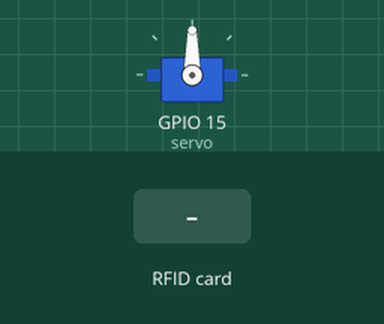
Simulated run of this sketch. Board: ESP8266 (NodeMCU). On the bench: servo. The test bench sets the inputs (shaded band). WiFi joins after 1.5 s; servers stay silent unless stated; uploads are accepted with an empty reply; what the sketch prints to the serial monitor is not drawn.

Above: at 2.7 s.
2.8 s: RFID card 5E 7A 19 C4 held to the reader
At 3.26 s:
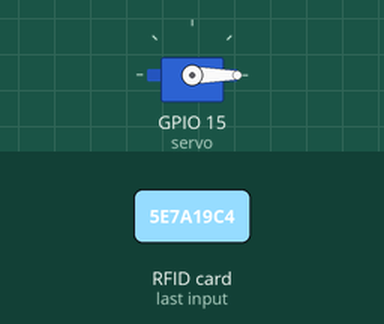
At 4.76 s:
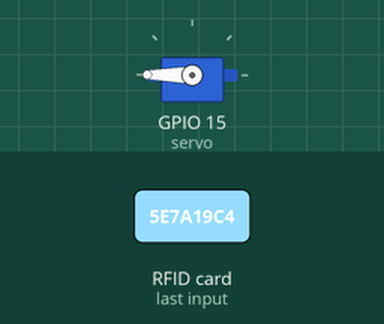
Timing chart, 0 to 6.5 s (numbered marks = the images above; inputs shaded):
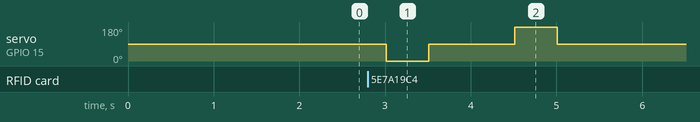

The sketch:

DumpInfo.ino
```cpp
#include <SPI.h>
#include <MFRC522.h>

#include <ESP8266WiFi.h>
#include <ESP8266HTTPClient.h>

#include <Servo.h>

#define RST_PIN         0          // Configurable, see typical pin layout above
#define SS_PIN          2         // Configurable, see typical pin layout above
MFRC522 mfrc522(SS_PIN, RST_PIN);  // Create MFRC522 instance

Servo servo;
int vel = 0;

// Sustituir por los datos de vuestro WiFi
const char* ssid = "COMTECO-96017932";
const char* password = "YZISP55131";
String url = "http://192.168.1.8:8000/api/historials";
String RFID = "";

void setup() {
	Serial.begin(9600);		// Initialize serial communications with the PC
	while (!Serial);		// Do nothing if no serial port is opened (added for Arduinos based on ATMEGA32U4)
	SPI.begin();			// Init SPI bus
	mfrc522.PCD_Init();		// Init MFRC522
	delay(4);				// Optional delay. Some board do need more time after init to be ready, see Readme
	mfrc522.PCD_DumpVersionToSerial();	// Show details of PCD - MFRC522 Card Reader details
	Serial.println(F("Scan PICC to see UID, SAK, type, and data blocks..."));

   WiFi.begin(ssid, password);
   while (WiFi.status() != WL_CONNECTED) {
      delay(500);
      Serial.print(".");
   }
   Serial.println("");
   Serial.print("Connected to WiFi network with IP Address: ");
   Serial.println(WiFi.localIP());

    servo.attach(15); //D1
    servo.write(0);
}

void loop() {

  int httpResponseCode = 0;

  vel = 90;
  servo.write(vel);

	// Si n hay una targeta en el lector
	if ( ! mfrc522.PICC_IsNewCardPresent()) {
		return;
	}

	// si la tergeta se puede leer
	if ( ! mfrc522.PICC_ReadCardSerial()) {
		return;
	}

  HTTPClient http;
  WiFiClient client;

  if (http.begin(client, url)) //Iniciar conexión
  {
     Serial.print("[HTTP] GET...\n");
     http.addHeader("Content-Type", "application/x-www-form-urlencoded");

    Serial.print("UID:");
    for(byte i = 0; i < mfrc522.uid.size; i++){
      Serial.print(mfrc522.uid.uidByte[i]);
      RFID = RFID+mfrc522.uid.uidByte[i];
    }
    Serial.println();
    Serial.println("UID RFID:"+RFID);

    String httpRequestData = "RFID="+RFID;

    httpResponseCode = http.POST(httpRequestData);

    Serial.print("HTTP Response code: ");
    Serial.println(httpResponseCode);

    http.end();
  }
  else {
     Serial.printf("[HTTP} Unable to connect\n");
  }

  RFID = "";
  mfrc522.PICC_HaltA();

  if(httpResponseCode == 200){
    vel = 0;
    servo.write(vel);
    delay(500);
    vel = 90;
    servo.write(vel);
    delay(1000);
    vel = 180;
    servo.write(vel);
    delay(500);
    vel = 90;
    servo.write(vel);
    delay(500);
  }
}
```

Measured:
- after the input at 2.8 s, servo on GPIO 15 (servo): 90° → 0° after 0.21 s, → 90° 0.50 s later, → 180° 1.0 s later, → 90° 0.50 s later
